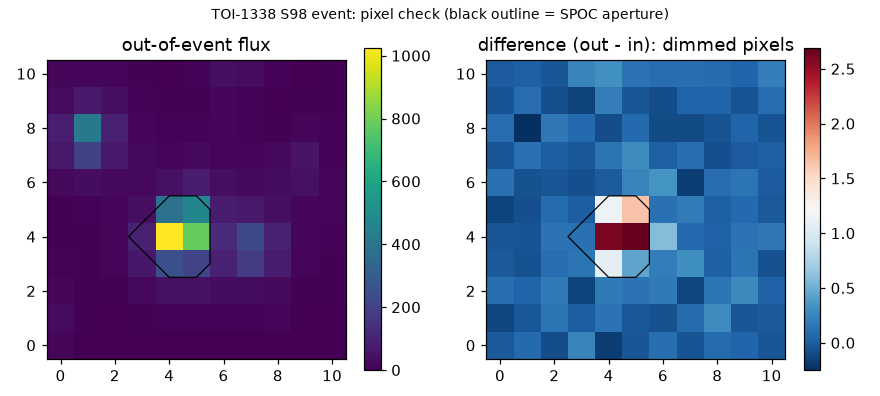

Python code for this plot:
"""Rule C6 for the TOI-1338 S98 event: difference image + centroid shift (PRELIMINARY INTERNAL CHECK)."""
import numpy as np, lightkurve as lk, glob, matplotlib
matplotlib.use("Agg"); import matplotlib.pyplot as plt
p = glob.glob("D:/second-sun/data/wave-2/lk/**/*0298-s_tp.fits", recursive=True)[0]
tpf = lk.read(p, quality_bitmask="hard")
t = tpf.time.value; flux = tpf.flux.value
EV = (4025.52, 4025.76)
inn = (t > EV[0]) & (t < EV[1])
out = ((t > EV[0] - 0.6) & (t < EV[0] - 0.1)) | ((t > EV[1] + 0.1) & (t < EV[1] + 0.6))
diff = np.nanmedian(flux[out], axis=0) - np.nanmedian(flux[inn], axis=0)   # positive = pixel dimmed in event
oot = np.nanmedian(flux[out], axis=0)
ap = tpf.pipeline_mask
r0, c0 = np.unravel_index(np.nanargmax(oot), oot.shape)
rd, cd = np.unravel_index(np.nanargmax(diff), diff.shape)
print(f"in-event cadences {inn.sum()}, out {out.sum()}")
print(f"brightest pixel (star) at row,col = {r0},{c0}; largest dimming pixel at {rd},{cd}")
print(f"fractional dimming summed over pipeline aperture: {diff[ap].sum()/oot[ap].sum()*1e6:.0f} ppm")
# centroid shift
cr, cc = tpf.estimate_centroids(aperture_mask="pipeline")
cr, cc = cr.value, cc.value
dr = np.nanmedian(cr[inn]) - np.nanmedian(cr[out]); dc = np.nanmedian(cc[inn]) - np.nanmedian(cc[out])
sr = np.nanstd(cr[out]) / np.sqrt(inn.sum()); sc = np.nanstd(cc[out]) / np.sqrt(inn.sum())
print(f"centroid shift in event: d_row={dr*21.0:.2f}\" ({dr/sr:.1f} sigma), d_col={dc*21.0:.2f}\" ({dc/sc:.1f} sigma)  [1 px ~ 21\"]")
fig, ax = plt.subplots(1, 2, figsize=(8, 3.6))
im0 = ax[0].imshow(oot, origin="lower"); ax[0].set_title("out-of-event flux"); plt.colorbar(im0, ax=ax[0])
im1 = ax[1].imshow(diff, origin="lower", cmap="RdBu_r"); ax[1].set_title("difference (out - in): dimmed pixels"); plt.colorbar(im1, ax=ax[1])
for a in ax:
    a.contour(ap, levels=[0.5], colors="k", linewidths=0.8)
fig.suptitle("TOI-1338 S98 event: pixel check (black outline = SPOC aperture)", fontsize=9)
fig.tight_layout(); fig.savefig("D:/second-sun/research/wave-3-pipeline/toi1338_pixel_check.png", dpi=110)
print("saved png")
